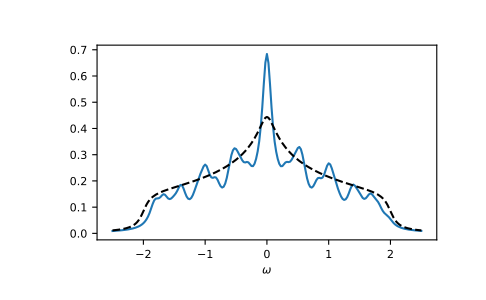

Write Python code to recreate this figure.
__ = plt.plot(ww.real, -1.0/np.pi*gf_ww.imag[:, N//2, N//2, N//2, N//2])
__ = plt.plot(ww.real, -1.0/np.pi*gt.square_gf_z(ww, half_bandwidth=4*t).imag,
              color='black', linestyle='--')
__ = plt.xlabel(r"$\omega$")
plt.show()
